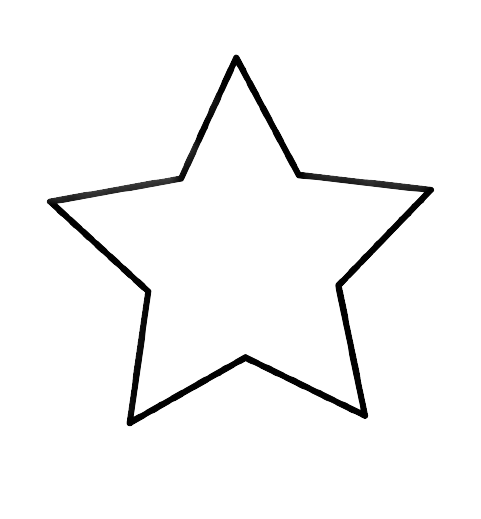
#> input picture Misc/shape.png, 481 x 519 px
$ python main.py
#> lines starting #> are read from the running program, lines starting #| are printed output that depends on the picture; after the words box and inside, x2 and y2 are one past the last pixel; in counts of white or black regions, pixels touching at a corner belong together; long printed decimals are rounded
import cv2

img = cv2.imread('shape.png')
#> img is the input picture: shape (519, 481, 3); mean B, G, R 246.8, 246.8, 246.8
imgGray = cv2.cvtColor(img, cv2.COLOR_BGR2GRAY)
_, thrash = cv2.threshold(imgGray, 240, 255, cv2.THRESH_BINARY)
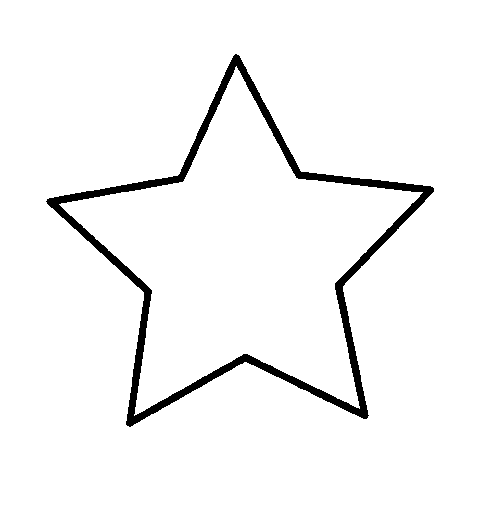
#> thrash: shape (519, 481); 96.2% white; 1 black region
contours, _ = cv2.findContours(thrash, cv2.RETR_TREE, cv2.CHAIN_APPROX_NONE)
#> contours = 3 contours; box (x1, y1, x2, y2) and area: (0, 0, 481, 519) 248640, (45, 53, 435, 428) 64180, (59, 66, 423, 416) 53569

for contour in contours:
    approx = cv2.approxPolyDP(contour, 0.01*cv2.arcLength(contour, True), True)
    cv2.drawContours(img, [approx], 0, (0,0,0), 5)
    x = approx.ravel()[0]
    y = approx.ravel()[1]
    if len(approx)==3:
        cv2.putText(img, 'Triangle', (x, y), cv2.FONT_HERSHEY_COMPLEX, 0.5, (255,0,0))
    elif len(approx)==4:
        x, y, w, h = cv2.boundingRect(approx)
        aspectRatio = float(w)/h
        print(aspectRatio)
        if aspectRatio>=0.95 and aspectRatio<=1.05:
            cv2.putText(img, 'Square', (x, y), cv2.FONT_HERSHEY_COMPLEX, 0.5, (255,0,0))
        else:
            cv2.putText(img, 'Rectangle', (x, y), cv2.FONT_HERSHEY_COMPLEX, 0.5, (255,0,0))
    elif len(approx)==5:
        cv2.putText(img, 'Pentagon', (x, y), cv2.FONT_HERSHEY_COMPLEX, 0.5, (255,0,0))
    elif len(approx)==6:
        cv2.putText(img, 'Hexagon', (x, y), cv2.FONT_HERSHEY_COMPLEX, 0.5, (255,0,0))
    elif len(approx)==7:
        cv2.putText(img, 'Heptagon', (x, y), cv2.FONT_HERSHEY_COMPLEX, 0.5, (255,0,0))
    elif len(approx)==8:
        cv2.putText(img, 'Octagon', (x, y), cv2.FONT_HERSHEY_COMPLEX, 0.5, (255,0,0))
    elif len(approx)==9:
        cv2.putText(img, 'Nonagon', (x, y), cv2.FONT_HERSHEY_COMPLEX, 0.5, (255,0,0))
    elif len(approx)==10:
        cv2.putText(img, 'Decagon', (x, y), cv2.FONT_HERSHEY_COMPLEX, 0.5, (255,0,0))
    else:
        cv2.putText(img, 'Circle', (x, y), cv2.FONT_HERSHEY_COMPLEX, 0.5, (255,0,0))
#> this loop made 3 passes
#> (approx, w, h, aspectRatio) on pass 1: ([[0, 0], [0, 518], [480, 518], [480, 0]], 481, 519, 0.927)
#| 0.9268
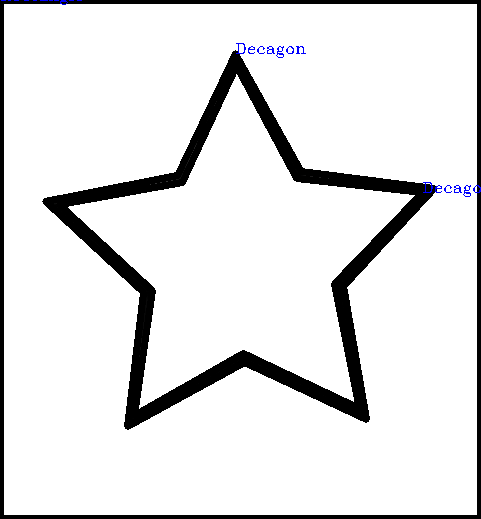
#> img: shape (519, 481, 3); 9.87% of pixels changed, all inside (x1, y1, x2, y2) = (0, 0, 481, 519)


cv2.imshow("shapes", img)
cv2.waitKey(0)
cv2.destroyAllWindows()
